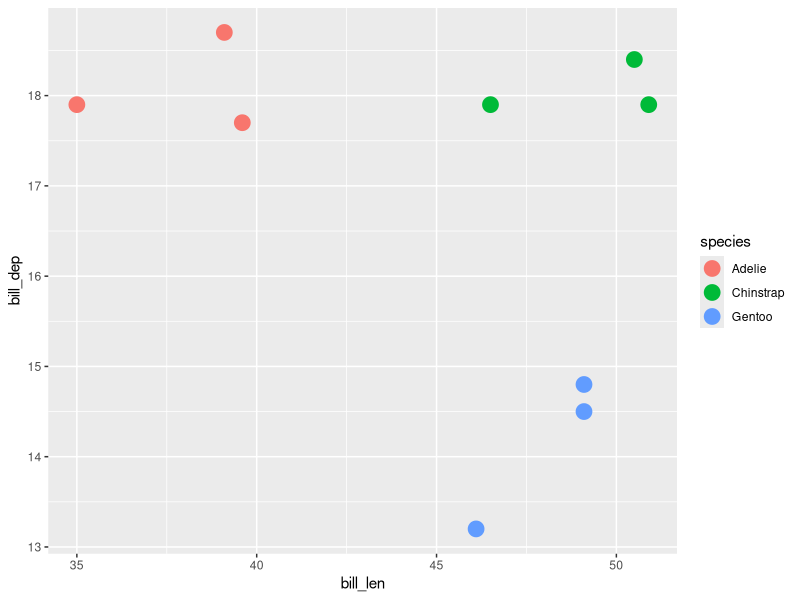
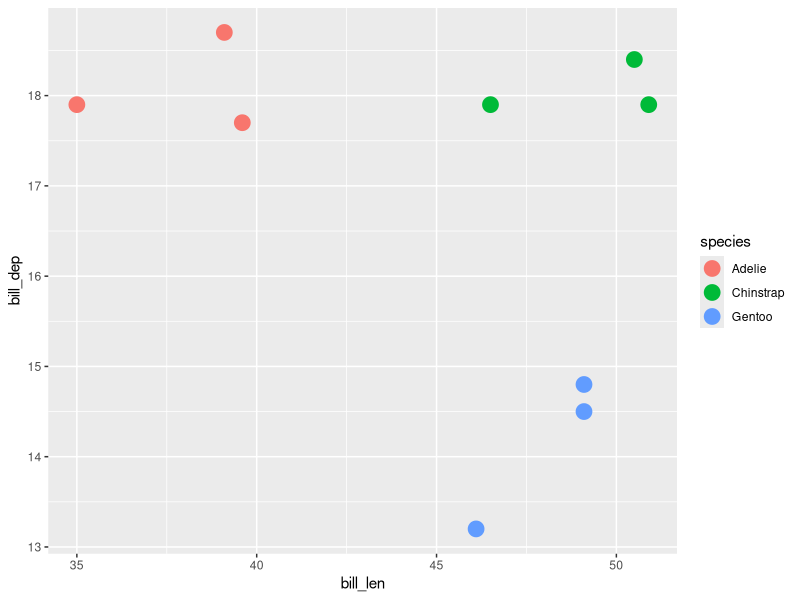

The R script that drew these images, in order: (Note: this script raises an error after producing the figures.)
## ---- chunk 1
#| label: pkgs
#| output: false
library(dplyr)
library(tidyr)
## ---- chunk 2
#| echo: false
pen_short <- penguins |> 
        as_tibble() |> 
        select(species, year, bill_len, bill_dep) |> 
        drop_na() |> 
        group_by(species, year) |> 
        slice(1) |> 
        ungroup()
## ---- chunk 3
pen_short
## ---- chunk 4
library(ggplot2)
ggplot(pen_short,
       aes(x = bill_len,
           y = bill_dep,
           colour = species)) + 
        geom_point(size = 5)
## ---- chunk 5
#| echo: false
pen_long_bill <- pen_short |> 
        pivot_longer(
                cols = c(bill_len, bill_dep),
                names_to = "bill_variable",
                values_to = "measurement"
        )
pen_long_bill
## ---- chunk 6
#| echo: false
pen_two_val <- pen_short |> 
        mutate(bill_ratio = paste0(bill_len,"/",bill_dep)) |> 
        select(-bill_len,
               -bill_dep)

pen_two_val
## ---- chunk 7
#| echo: false
# bill_dep
pen_year_bill_dep <- pen_short |> 
        select(-bill_len) |> 
        pivot_wider(
                names_from = year,
                values_from = bill_dep
        )

pen_year_bill_dep

# bill_len
pen_year_bill_len <- pen_short |> 
        select(-bill_dep) |> 
        pivot_wider(
                names_from = year,
                values_from = bill_len
        )

pen_year_bill_len
## ---- chunk 8
pen_short
## ---- chunk 9
library(ggplot2)
ggplot(pen_short,
       aes(x = bill_len,
           y = bill_dep,
           colour = species)) + 
        geom_point(size = 5)
## ---- chunk 10
pen_long_bill
## ---- chunk 11
pen_two_val
## ---- chunk 12
pen_year_bill_len
## ---- chunk 13
pen_short
## ---- chunk 14
pen_short
## ---- chunk 15
pen_long_bill
## ---- chunk 16
pen_long_bill |> 
        pivot_wider(
                names_from = bill_variable,
                values_from = measurement
        )
## ---- chunk 17
hi_score <- tibble::tribble(
  ~score, ~variable, ~values,
  11000,  "game",    "pacman",
  11000,  "person",  "James",
  9100,   "game",    "asteroids",
  9100,   "person",  "James",
  18000,  "game",    "pacman",
  18000,  "person",  "Sarida",
  1200,   "game",    "asteroids",
  1200,   "person",  "Sarida",
)

hi_score
## ---- chunk 18
hi_score |> 
        pivot_wider(
                names_from = variable,
                values_from = values
        ) |> 
        # use dplyr::relocate
        relocate(
                person, game, score
        )
## ---- chunk 19
fish_encounters
## ---- chunk 20
fish_encounters |> 
        pivot_wider(
                names_from = station,
                values_from = seen
        )
## ---- chunk 21
fish_encounters |> 
        pivot_wider(
                names_from = station,
                values_from = seen,
                values_fill = 0
        )
## ---- chunk 22
pen_year_bill_dep
## ---- chunk 23
pen_year_bill_dep |> 
        pivot_longer(
                cols = c(`2007`, `2008`, `2009`),
                names_to = "year",
                values_to = "bill_dep"
        )
## ---- chunk 24
pen_year_bill_dep |> 
        pivot_longer(
                cols = -species,
                names_to = "year",
                values_to = "bill_dep"
        )
## ---- chunk 25
pen_year_bill_dep |> 
        pivot_longer(
                cols = `2007`:`2009`,
                names_to = "year",
                values_to = "bill_dep"
        )
## ---- chunk 26
#| error: true
pen_year_bill_dep |> 
        pivot_longer(
                cols = c(2007, 2008, 2009),
                names_to = "year",
                values_to = "bill_dep"
        )
## ---- chunk 27
relig_income
## ---- chunk 28
pen_two_val |> 
        separate_wider_delim(
                cols = bill_ratio,
                delim = "/",
                names = c("bill_dep", "bill_len")
                )

## ---- chunk 29
us_rent_income
